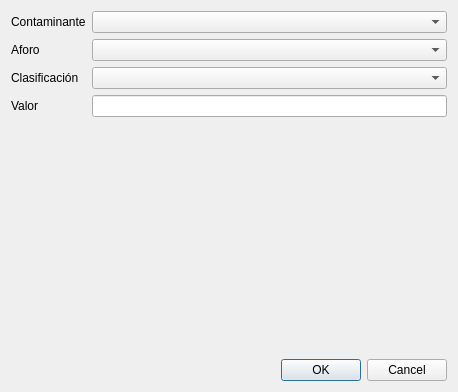
<?xml version="1.0" encoding="UTF-8"?>
<ui version="4.0">
 <class>ContaminanteAforoDlgClass</class>
 <widget class="DataDialog" name="ContaminanteAforoDlgClass">
  <property name="geometry">
   <rect>
    <x>0</x>
    <y>0</y>
    <width>458</width>
    <height>392</height>
   </rect>
  </property>
  <property name="windowTitle">
   <string>Contaminante emitido por aforo</string>
  </property>
  <layout class="QVBoxLayout" name="verticalLayout">
   <item>
    <layout class="QGridLayout" name="gridLayout">
     <item row="0" column="0">
      <widget class="QLabel" name="label_3">
       <property name="text">
        <string>Contaminante</string>
       </property>
      </widget>
     </item>
     <item row="0" column="1">
      <widget class="TComboBox" name="contaminante"/>
     </item>
     <item row="1" column="0">
      <widget class="QLabel" name="label_2">
       <property name="text">
        <string>Aforo</string>
       </property>
       <property name="buddy">
        <cstring>aforo</cstring>
       </property>
      </widget>
     </item>
     <item row="1" column="1">
      <widget class="TComboBox" name="aforo"/>
     </item>
     <item row="2" column="0">
      <widget class="QLabel" name="label">
       <property name="text">
        <string>Clasificación</string>
       </property>
      </widget>
     </item>
     <item row="2" column="1">
      <widget class="TComboBox" name="clasificacion"/>
     </item>
     <item row="3" column="0">
      <widget class="QLabel" name="label_4">
       <property name="text">
        <string>Valor</string>
       </property>
       <property name="buddy">
        <cstring>valor</cstring>
       </property>
      </widget>
     </item>
     <item row="3" column="1">
      <widget class="QLineEdit" name="valor"/>
     </item>
    </layout>
   </item>
   <item>
    <spacer name="verticalSpacer">
     <property name="orientation">
      <enum>Qt::Vertical</enum>
     </property>
     <property name="sizeHint" stdset="0">
      <size>
       <width>206</width>
       <height>58</height>
      </size>
     </property>
    </spacer>
   </item>
   <item>
    <widget class="QDialogButtonBox" name="buttonBox">
     <property name="standardButtons">
      <set>QDialogButtonBox::Cancel|QDialogButtonBox::Ok</set>
     </property>
    </widget>
   </item>
  </layout>
 </widget>
 <customwidgets>
  <customwidget>
   <class>DataDialog</class>
   <extends>QDialog</extends>
   <header>ts.h</header>
   <container>1</container>
  </customwidget>
  <customwidget>
   <class>TComboBox</class>
   <extends>QComboBox</extends>
   <header>ts.h</header>
  </customwidget>
 </customwidgets>
 <tabstops>
  <tabstop>aforo</tabstop>
  <tabstop>valor</tabstop>
  <tabstop>buttonBox</tabstop>
 </tabstops>
 <resources/>
 <connections>
  <connection>
   <sender>buttonBox</sender>
   <signal>accepted()</signal>
   <receiver>ContaminanteAforoDlgClass</receiver>
   <slot>accept()</slot>
   <hints>
    <hint type="sourcelabel">
     <x>161</x>
     <y>382</y>
    </hint>
    <hint type="destinationlabel">
     <x>152</x>
     <y>156</y>
    </hint>
   </hints>
  </connection>
  <connection>
   <sender>buttonBox</sender>
   <signal>rejected()</signal>
   <receiver>ContaminanteAforoDlgClass</receiver>
   <slot>reject()</slot>
   <hints>
    <hint type="sourcelabel">
     <x>161</x>
     <y>382</y>
    </hint>
    <hint type="destinationlabel">
     <x>152</x>
     <y>156</y>
    </hint>
   </hints>
  </connection>
 </connections>
</ui>
